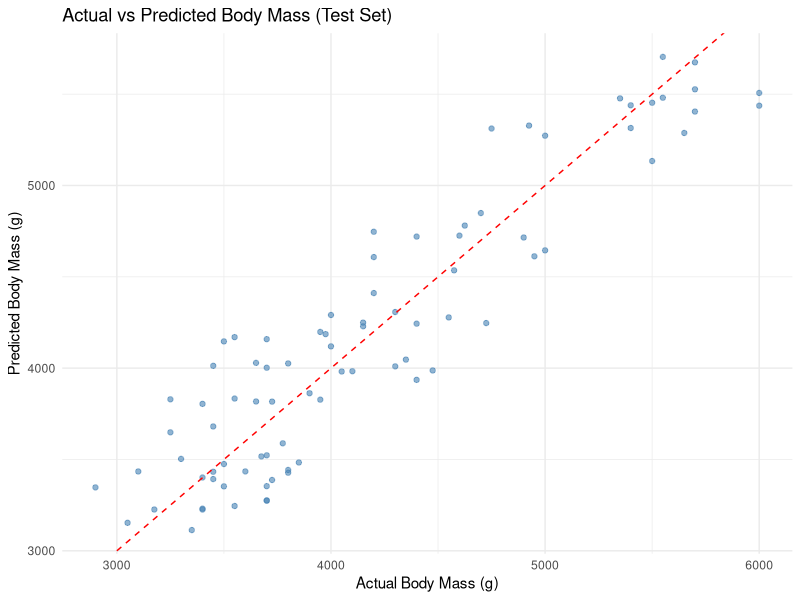
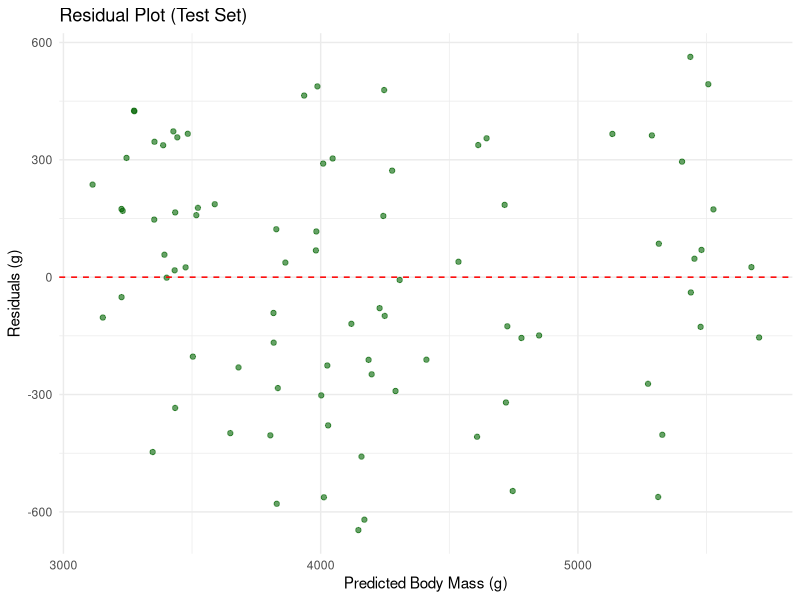

The R script that drew these images, in order:
library(ggplot2)
library(dplyr)
library(palmerpenguins)
library(car)
# Determine the correctlation between body_mass_g and other variable
lm_model <- lm(body_mass_g ~ flipper_length_mm + year + bill_length_mm + bill_depth_mm + species + sex,
               data = penguins)
summary(lm_model)
# Remove rows with missing values
penguins_clean <- penguins %>% 
  filter(!is.na(body_mass_g), 
         !is.na(flipper_length_mm), 
         !is.na(bill_length_mm), 
         !is.na(bill_depth_mm),
         !is.na(species),
         !is.na(sex))

# Set seed for reproducibility
set.seed(123)

# Create training and test datasets (75% train, 25% test)
sample_size <- floor(0.75 * nrow(penguins_clean))
train_indices <- sample(seq_len(nrow(penguins_clean)), size = sample_size)

train_data <- penguins_clean[train_indices, ]
test_data <- penguins_clean[-train_indices, ]

cat("Training set size:", nrow(train_data), "\n")
cat("Test set size:", nrow(test_data), "\n\n")

# Train the linear model on training data
lm_model <- lm(body_mass_g ~ flipper_length_mm + bill_length_mm + year + bill_depth_mm  + species + sex,
               data = train_data)
cat("=== Model Summary (Trained on Training Data) ===\n")
summary(lm_model)

# Make predictions on test data
test_predictions <- predict(lm_model, newdata = test_data)

# Calculate performance metrics on test set
test_residuals <- test_data$body_mass_g - test_predictions
test_rmse <- sqrt(mean(test_residuals^2))
test_mae <- mean(abs(test_residuals))
test_r_squared <- cor(test_data$body_mass_g, test_predictions)^2

cat("\n=== Model Performance on Test Set ===\n")
cat("RMSE (Root Mean Squared Error):", round(test_rmse, 2), "g\n")
cat("MAE (Mean Absolute Error):", round(test_mae, 2), "g\n")
cat("R-squared:", round(test_r_squared, 4), "\n\n")

# Create comparison plot: Actual vs Predicted on test data
test_comparison <- data.frame(
  Actual = test_data$body_mass_g,
  Predicted = test_predictions,
  Residual = test_residuals
)

# Plot: Actual vs Predicted
p1 <- ggplot(test_comparison, aes(x = Actual, y = Predicted)) +
  geom_point(alpha = 0.6, color = "steelblue") +
  geom_abline(slope = 1, intercept = 0, linetype = "dashed", color = "red") +
  labs(title = "Actual vs Predicted Body Mass (Test Set)",
       x = "Actual Body Mass (g)",
       y = "Predicted Body Mass (g)") +
  theme_minimal()

# Plot: Residuals
p2 <- ggplot(test_comparison, aes(x = Predicted, y = Residual)) +
  geom_point(alpha = 0.6, color = "darkgreen") +
  geom_hline(yintercept = 0, linetype = "dashed", color = "red") +
  labs(title = "Residual Plot (Test Set)",
       x = "Predicted Body Mass (g)",
       y = "Residuals (g)") +
  theme_minimal()

print(p1)
print(p2)

# Making a t-test to compare body_mass_g between species Adelie and Chinstrap
adelie_mass <- penguins_clean %>%
    filter(species == "Adelie") %>%
    pull(body_mass_g)
chinstrap_mass <- penguins_clean %>%
    filter(species == "Chinstrap") %>%
    pull(body_mass_g)
t_test_result <- t.test(adelie_mass, chinstrap_mass)
cat("\n=== T-Test: Adelie vs Chinstrap ===\n")
print(t_test_result)
# Making an ANOVA test to compare body_mass_g between all three species
cat("\n=== ANOVA: Body Mass across All Species ===\n")
anova_result <- aov(body_mass_g ~ species, data = penguins_clean)
summary(anova_result)

# Check assumptions for ANOVA
aov_residuals <- residuals(object = anova_result)

# Normality test: Shapiro-Wilk test on residuals
cat("\n=== Shapiro-Wilk Normality Test (ANOVA Residuals) ===\n")
shapiro_test <- shapiro.test(x = aov_residuals)
print(shapiro_test)

# Homogeneity of variance test: Levene's test
cat("\n=== Levene's Test for Homogeneity of Variance ===\n")
levene_test <- leveneTest(body_mass_g ~ species, data = penguins_clean)
print(levene_test) 
# Check outlier
cat("\n=== Outlier Detection using Boxplot Statistics ===\n")
boxplot_stats <- boxplot(body_mass_g ~ species, data = penguins_clean, plot = FALSE)
outliers <- boxplot_stats$out

# Making a Chi-squared test to see if there is an association between species and bill_length_mm categories
cat("\n=== Chi-Squared Test: Species vs Bill Length Categories ===\n")

# Create bill_length categories (short, medium, long based on quantiles)
penguins_clean <- penguins_clean %>%
  mutate(bill_length_category = cut(bill_length_mm, 
                                     breaks = quantile(bill_length_mm, probs = c(0, 0.33, 0.67, 1)),
                                     labels = c("Short", "Medium", "Long"),
                                     include.lowest = TRUE))

# Create contingency table
contingency_table <- table(penguins_clean$species, penguins_clean$bill_length_category)
print(contingency_table)

# Perform Chi-squared test
chi_squared_test <- chisq.test(contingency_table)
cat("\n")
print(chi_squared_test)

